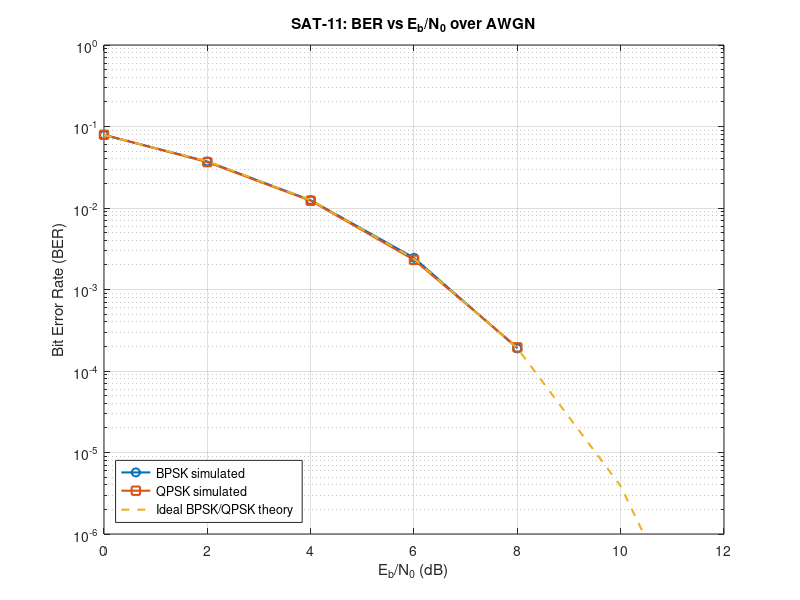

Here is the MATLAB script that generated this plot:
%% SAT-11: BER vs Eb/N0 for BPSK and QPSK over AWGN
clear; clc; close all;
rng(11);

EbN0_dB = 0:2:12;
Nbits = 200000;

berBPSK = zeros(size(EbN0_dB));
berQPSK = zeros(size(EbN0_dB));
berTheory = zeros(size(EbN0_dB));

for k = 1:length(EbN0_dB)

    gamma = 10^(EbN0_dB(k)/10);

    %% BPSK simulation
    bitsB = randi([0 1], Nbits, 1);
    txB = 2*bitsB - 1;  % Unit bit energy

    sigmaB = sqrt(1/(2*gamma));
    rxB = txB + sigmaB*randn(Nbits,1);

    bitsB_hat = rxB >= 0;
    berBPSK(k) = mean(bitsB_hat ~= bitsB);

    %% QPSK simulation: two bits per unit-energy symbol
    bitsQ = randi([0 1], Nbits, 1);
    pairs = reshape(bitsQ, 2, []).';

    % Same Gray mapping as SAT-09
    I = 1 - 2*pairs(:,2);
    Q = 1 - 2*pairs(:,1);
    txQ = (I + 1i*Q)/sqrt(2);

    % Es = 1, Eb = Es/2 = 1/2
    % Therefore N0 = Eb/gamma = 1/(2*gamma)
    % Each real noise component has variance N0/2.
    sigmaQ = sqrt(1/(4*gamma));

    noiseQ = sigmaQ * ...
        (randn(size(txQ)) + 1i*randn(size(txQ)));

    rxQ = txQ + noiseQ;

    % Hard-decision detection for the defined Gray mapping
    bitsQ_hat = zeros(size(pairs));
    bitsQ_hat(:,2) = real(rxQ) < 0;
    bitsQ_hat(:,1) = imag(rxQ) < 0;

    detectedQ = reshape(bitsQ_hat.', [], 1);
    berQPSK(k) = mean(detectedQ ~= bitsQ);

    %% Ideal coherent BPSK/QPSK BER
    berTheory(k) = 0.5*erfc(sqrt(gamma));
end

%% Display results
fprintf('Eb/N0(dB)   BPSK BER       QPSK BER       Theory BER\n');

for k = 1:length(EbN0_dB)
    fprintf('%8.1f   %12.6g   %12.6g   %12.6g\n', ...
        EbN0_dB(k), berBPSK(k), berQPSK(k), berTheory(k));
end

%% Plot
figure;
semilogy(EbN0_dB, berBPSK, 'o-', 'LineWidth', 1.5);
hold on;
semilogy(EbN0_dB, berQPSK, 's-', 'LineWidth', 1.5);
semilogy(EbN0_dB, berTheory, '--', 'LineWidth', 1.5);

xlabel('E_b/N_0 (dB)');
ylabel('Bit Error Rate (BER)');
title('SAT-11: BER vs E_b/N_0 over AWGN');
legend('BPSK simulated', 'QPSK simulated', ...
    'Ideal BPSK/QPSK theory', 'Location', 'southwest');
grid on;
ylim([1e-6 1]);
